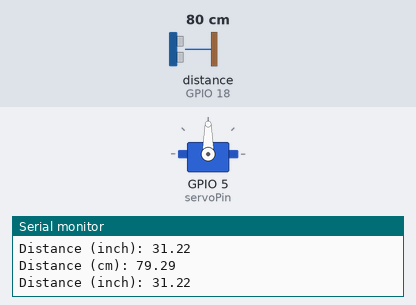
Bench run of a sketch on a simulated ESP32. Shown: servo, the last lines printed to the serial monitor. Wiring (inferred from the names in the program): ultrasonic range finder: trigger GPIO 13; echo GPIO 18. The inputs (shaded band) are chosen by the test bench; at power-on: distance to the obstacle (sensor on GPIO 18) 80 cm. The echo pulse lasts 58.3 µs per cm; WiFi joins after 1.5 s; servers stay silent unless stated; no MQTT or app messages arrive unless stated.

Above: at 2.7 s.
2.8 s: distance to the obstacle (sensor on GPIO 18) set to 18 cm
4.3 s: distance to the obstacle (sensor on GPIO 18) set to 14 cm
At 5.03 s:
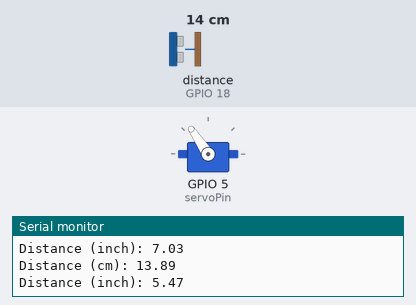
7.6 s: distance to the obstacle (sensor on GPIO 18) set to 35 cm
At 8.6 s:
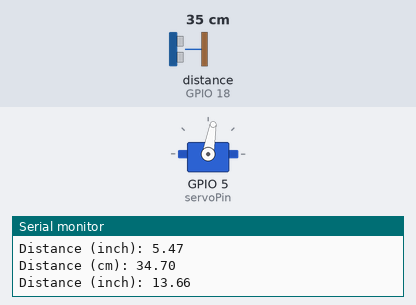
Timing chart, 0 to 10.6 s (numbered marks = the images above; inputs shaded):
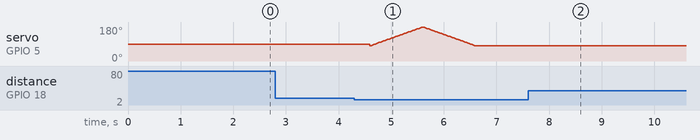

The sketch:

esp_mqtt_v1.ino
```cpp
#include <WiFi.h>
#include <PubSubClient.h>
#include <Wire.h>
#include <Servo.h>


// Replace the next variables with your SSID/Password combination
const char* ssid = "Dirrr";
const char* password = "kuyang1234";

// Add your MQTT Broker IP address, example:
const char* mqtt_server = "broker.hivemq.com";

WiFiClient espClient;
PubSubClient client(espClient);
Servo servo1;
long lastMsg = 0;
char msg[50];
int value = 0;

//configure ultrasonic sensor configuration
const int trigPin = 13;
const int echoPin = 18;
static const int servoPin = 5;


//define sound speed in cm/uS
#define SOUND_SPEED 0.034
#define CM_TO_INCH 0.393701

long duration;
float distanceCm;
float distanceInch;

// LED Pin
const int ledPin = 4;

void setup() {
  Serial.begin(115200);

  servo1.attach(servoPin);
  setup_wifi();
  client.setServer(mqtt_server, 1883);
  client.setCallback(callback);

  pinMode(trigPin, OUTPUT); // Sets the trigPin as an Output
  pinMode(echoPin, INPUT); // Sets the echoPin as an Input
}

void setup_wifi() {
  delay(10);
  // We start by connecting to a WiFi network
  Serial.println();
  Serial.print("Connecting to ");
  Serial.println(ssid);

  WiFi.begin(ssid, password);

  while (WiFi.status() != WL_CONNECTED) {
    delay(500);
    Serial.print(".");
  }

  Serial.println("");
  Serial.println("WiFi connected");
  Serial.println("IP address: ");
  Serial.println(WiFi.localIP());
}

void callback(char* topic, byte* message, unsigned int length) {
  Serial.print("Message arrived on topic: ");
  Serial.print(topic);
  Serial.print(". Message: ");
  String messageTemp;

  for (int i = 0; i < length; i++) {
    Serial.print((char)message[i]);
    messageTemp += (char)message[i];
  }
  Serial.println();

  // Changes the output state according to the message
  if (String(topic) == "esp32/output") {
    Serial.print("Changing output to ");
    if(messageTemp == "on"){
      Serial.println("on");
      digitalWrite(ledPin, HIGH);
    }
    else if(messageTemp == "off"){
      Serial.println("off");
      digitalWrite(ledPin, LOW);
    }
  }
}

void reconnect() {
  // Loop until we're reconnected
  while (!client.connected()) {
    Serial.print("Attempting MQTT connection...");
    // Attempt to connect
    if (client.connect("hakimclient")) {
      Serial.println("connected");
      // Subscribe
	  // client.subscribe("esp32/output");
    } else {
      Serial.print("failed, rc=");
      Serial.print(client.state());
      Serial.println(" try again in 5 seconds");
      // Wait 5 seconds before retrying
      delay(5000);
    }
  }
}

void servoFunc(){
    // Servo
    // Buat nutup
  for(int posDegrees = 80; posDegrees <= 180; posDegrees++) {
        servo1.write(posDegrees);
//        Serial.println(posDegrees);
        delay(10);
    }

// Buat membuka
    for(int posDegrees = 180; posDegrees >= 80; posDegrees--) {
        servo1.write(posDegrees);
//        Serial.println(posDegrees);
        delay(10);
    }

}
void loop() {

  if (!client.connected()) {
      reconnect();
  }
  client.loop();

  // Clears the trigPin
  digitalWrite(trigPin, LOW);
  delayMicroseconds(2);
  // Sets the trigPin on HIGH state for 10 micro seconds
  digitalWrite(trigPin, HIGH);
  delayMicroseconds(10);
  digitalWrite(trigPin, LOW);

    // Reads the echoPin, returns the sound wave travel time in microseconds
  duration = pulseIn(echoPin, HIGH);

  // Calculate the distance
  distanceCm = duration * SOUND_SPEED/2;

  // Convert to inches
  distanceInch = distanceCm * CM_TO_INCH;

  // Prints the distance in the Serial Monitor
  Serial.print("Distance (cm): ");
  Serial.println(distanceCm);
  Serial.print("Distance (inch): ");
  Serial.println(distanceInch);

  if (distanceCm < 15){
    servoFunc();
  }
  delay(500);

  long now = millis();
  if (now - lastMsg > 5000) {
    lastMsg = now;

  char distanceString[8];
  dtostrf(distanceCm, 1, 2, distanceString);
  client.publish("esp32/ultrasonic", distanceString);

  delay(1000);
  }
}
```

Measured:
- the behaviour switches between 16 and 15 cm on distance to the obstacle (sensor on GPIO 18) (found by bisection; images 0 and 1)
- after the input at 7.6 s, servo on GPIO 5 (servoPin): stops changing and stays 80°
